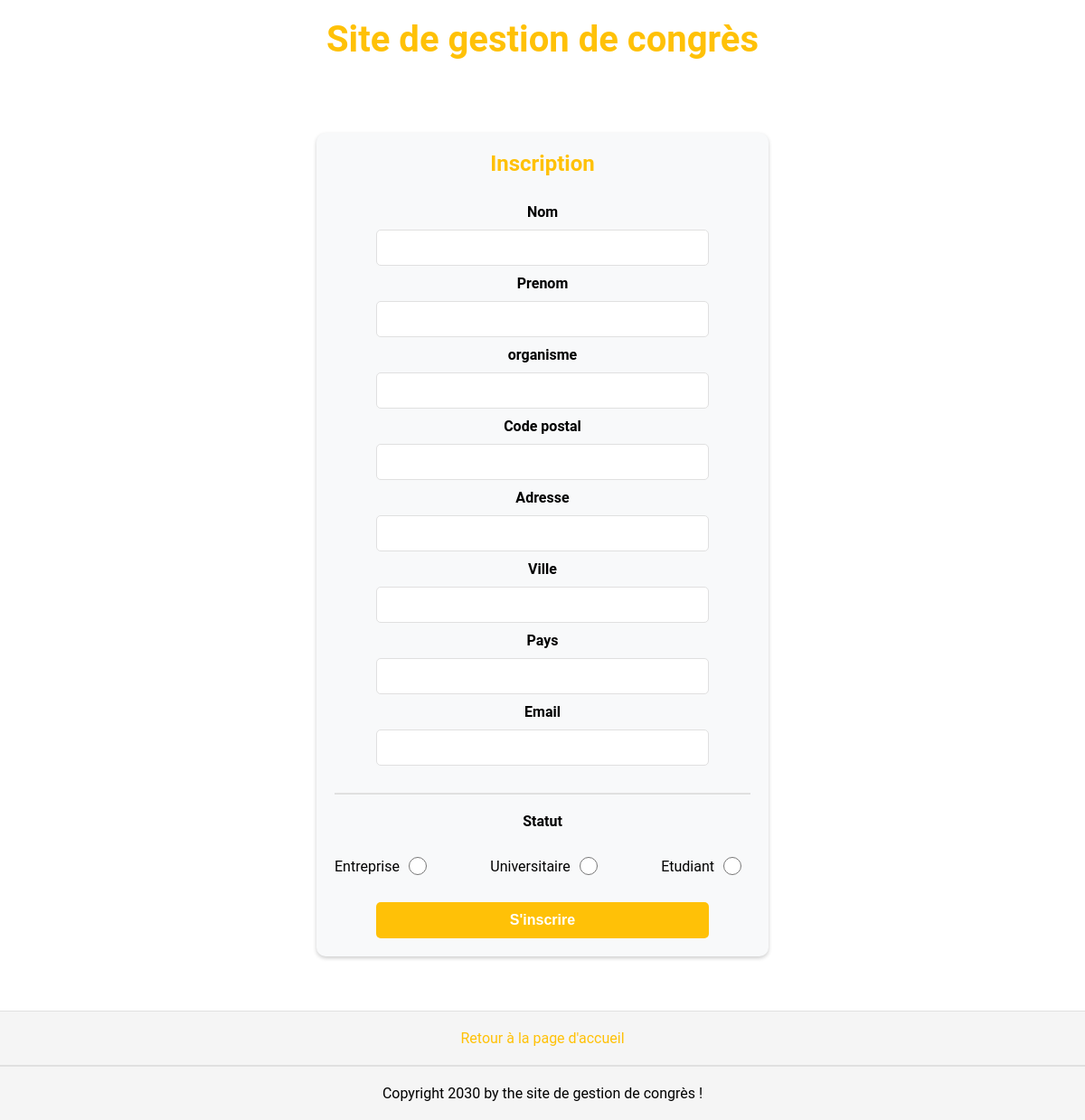
Screenshot of /inscription with the database file from the repository.
### tables this page shows
CREATE TABLE `statuts` (
  `CODESTATUT` INTEGER NOT NULL PRIMARY KEY AUTOINCREMENT,
  `NOMSTATUT` char(50) NOT NULL
);

### app.py (the view, shortened to what this page needs)
@app.route("/inscription", methods=["GET", "POST"])
def inscription():
    connexion = create_connexion()
    query = "select * from statuts"
    result = query_db(connexion, query)
    status = result[0]
    return render_template('inscription.html', status=status)

### app.py (called while the page is built)
def create_connexion():
    if not os.path.exists(db_path):
        raise ValueError("Le chemin n'existe pas")
    try:
        connection = sqlite3.connect(db_path)
    except:
        raise ValueError("Echec de la connexion ")
    return connection

def query_db(connexion, query, params=None):
    cursor = connexion.cursor()
    if params:
        cursor.execute(query, params)
    else:
        cursor.execute(query)
    result = cursor.fetchall()
    metadata = cursor.description
    return (result, metadata)

### templates/inscription.html (shortened to what this page needs)
{% extends 'base.html' %}
{% block styles %}
<link rel="stylesheet" href="{{url_for('static', filename='inscription.css')}}">
{% endblock %}
{% block content %}
<form action="{{url_for('inscription')}}" method="POST">
    <h2>Inscription</h2>
    <div class="container">
        <label>Nom</label>
        <input type="text" name="lastname" required>
        <label>Prenom</label>
        <input type="text" name="firstname" required>
        <label>organisme</label>
        <input type="text" name="organism" required>
        <label>Code postal</label>
        <input type="text" name="cp">
        <label>Adresse</label>
        <input type="text" name="address">
        <label>Ville</label>
        <input type="text" name="city" required>
        <label>Pays</label>
        <input type="text" name="country" required>
        <label>Email</label>
        <input type="email" name="email" required>
        <hr>
        <label for="status">Statut</label>
        <div class="status">
            {% for element in status %}
            <div>
                <label for="status">{{element[1]}}</label>
                <input type="radio" value="{{element[0]}}" name="status" required>
            </div>
            {% endfor %}
        </div>
    </div>
    <button type="submit">S'inscrire</button>
</form>
{% endblock %}

### static/base.css (style rules this page uses)
* { margin: 0; padding: 0; box-sizing: border-box; }
body { font-family: 'Roboto', sans-serif; display: flex; flex-direction: column; position: relative; height: 100vh; }
hr { width: 100%; margin: 20px 0; border: 1px solid #e0e0e0; }

### static/inscription.css (style rules this page uses)
form { display: flex; flex-direction: column; align-items: center; margin-top: 60px; width: 500px; box-shadow: 0 2px 4px rgba(0, 0, 0, 0.2); border-radius: 10px; margin-bottom: 60px; position: relative; left: 50%; transform: translateX(-50%); background-color: #f8f9fa; padding: 20px; }
h2 { color: #ffc107; }
label { font-weight: bold; }
.container { display: flex; flex-direction: column; margin-top: 20px; width: 100%; justify-content: space-around; align-items: center; }
.container input { width: 80%; height: 40px; margin: 10px 0; padding: 10px; border: 1px solid #e0e0e0; border-radius: 5px; font-size: 16px; transition: border-color 0.3s ease; }
form button { width: 80%; height: 40px; margin-top: 20px; background-color: #ffc107; color: white; border: none; border-radius: 5px; font-size: 16px; transition: background-color 0.3s ease; cursor: pointer; font-weight: bold; transition: box-shadow 0.3s ease; }
.status { width: 100%; display: flex; justify-content: space-between; align-items: center; }
.status div { display: flex; justify-content: space-between; align-items: center; margin-top: 20px; }
.status input { width: 20px; height: 20px; margin: 10px; padding: 10px; border: 1px solid #e0e0e0; border-radius: 5px; font-size: 16px; transition: border-color 0.3s ease; }
.status label { font-weight: normal; }

### rows the page displays
statuts: NOMSTATUT "Entreprise"
statuts: NOMSTATUT "Universitaire"
statuts: NOMSTATUT "Etudiant"
